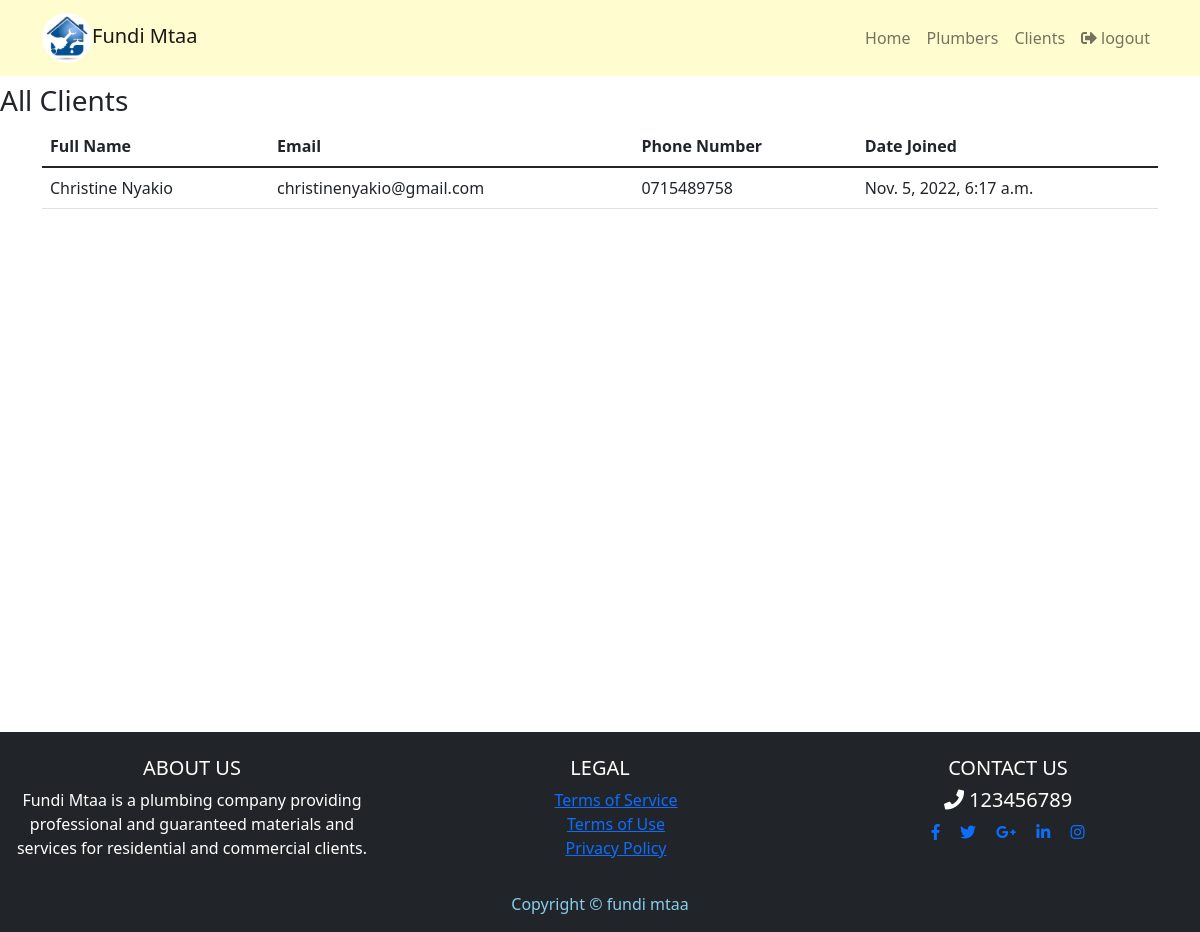
Page /allclients (signed in) on the committed database.
### accounts/models.py (models this page shows, shortened)
class Account(AbstractBaseUser):
    ROLES = [
        ('admin', 'admin'),
        ('client', 'client'),
        ('plumber', 'plumber'),
    ]
    id = models.UUIDField(primary_key=True, default=uuid.uuid4, editable=False)
    fullName = models.CharField(max_length=200)
    email = models.EmailField(max_length=254, unique=True)
    phoneNumber = models.CharField(max_length=20, unique=True)
    role = models.CharField(max_length=30,choices=ROLES)
    county = models.CharField(max_length=200, null=True, blank=True)
    date_joined = models.DateTimeField(
        verbose_name='date joined', auto_now_add=True)
    last_login = models.DateTimeField(verbose_name='last login', auto_now=True)
    is_admin = models.BooleanField(default=False)
    is_active = models.BooleanField(default=True)
    is_staff = models.BooleanField(default=False)
    is_superuser = models.BooleanField(default=False)
    USERNAME_FIELD = 'email'
    REQUIRED_FIELDS = ['fullName', 'phoneNumber', 'role']
    objects = AccountManager()

### jobs/views.py (the view)
# urls.py: path('allclients',views.get_all_clients,name="get_all_clients"),
@login_required(login_url='login_view')
def get_all_clients(request):
    context = {}
    clients = Account.objects.filter(role="client")
    context['clients'] = clients
    return render(request, 'jobs/allClients.html', context)

### templates/jobs/allClients.html
{% extends 'base.html' %}
{% load static %}
{% block content %}
    <link rel="stylesheet" href="{% static 'css/style.css' %}">
    {% include 'partials/navbar.html' %}
    <main>
        <h3 class="mt-2">All Clients</h3>
        <div class="container">
            <table class="table">
                <thead>
                    <th scope="col">Full Name</th>
                    <th scope="col">Email</th>
                    <th scope="col">Phone Number</th>
                    <th scope="col">Date Joined</th>
                </thead>
                <tbody>
                    {% for client in clients %}
                        <tr>
                            <td>{{client.fullName}}</td>
                            <td>{{client.email}}</td>
                            <td>{{client.phoneNumber}}</td>
                            <td>{{client.date_joined}}</td>
                        </tr>
                    {% endfor %}
                </tbody>
            </table>
        </div>
    </main>
    {% include 'partials/footer.html' %}
{% endblock content %}

### static/css/style.css (style rules this page uses)
main { min-height: 80vh; }

### rows in the picture
Account: fullName "Christine Nyakio", email "christinenyakio@gmail.com", phoneNumber "0715489758", date_joined "Nov. 5, 2022, 6:17 a.m."
